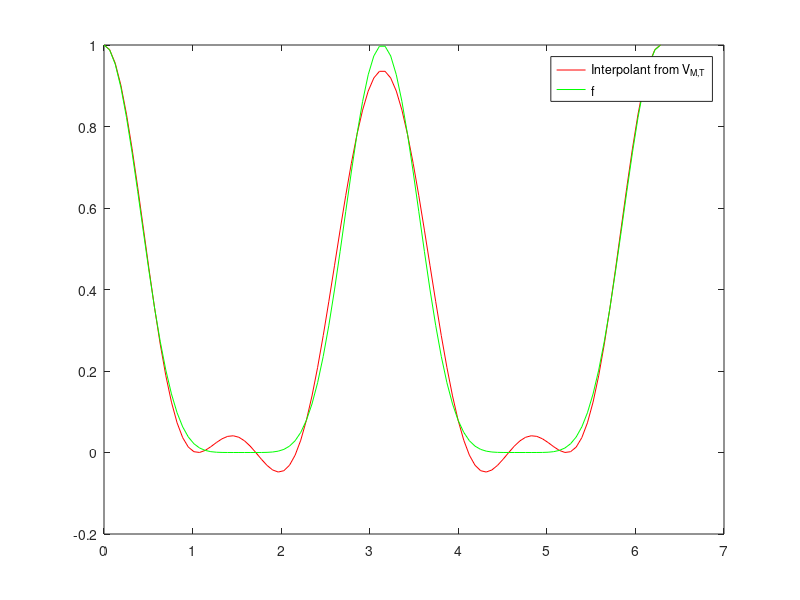

The MATLAB script that drew this image:
%% Exercises from Exercises from Linear algebra, signal processing, and wavelets. A unified approach.\\ Matlab version
% 
% Author: \O yvind Ryan
% 
% Date: Jan 13, 2017
% 
% % Mapping from exercise labels to numbers: label2numbers = {'ex:compareextimes': '2.24', 'dftmainex3': '2.18', 'dftmainex2': '2.17', 'ex:interpolant': '2.21', 'dftmainex': '2.16', 'ex:nonrecursivealg': '2.28'}
% 
% 
% % Externaldocuments: applinalg, applinalg
% 
% Table of contents:
% 
%  Sound and Fourier series 
%  Digital sound and Discrete Fourier analysis 
%      Example 2.16: Using the DFT to adjust frequencies in sound 
%      Example 2.17: Compression by zeroing out small DFT coefficients 
%      Example 2.18: Compression by quantizing DFT coefficients 
%      Exercise 2.21: Implement interpolant 
%      Exercise 2.24: Compare execution time 
%      Exercise 2.28: Non-recursive FFT algorithm 
% 
% 
% 
%% Sound and Fourier series
%% Digital sound and Discrete Fourier analysis
% 
% 
% % --- begin exercise ---
% 
%% Example 2.16: Using the DFT to adjust frequencies in sound
% 
% % keywords = ipynb; m; fouriervectors
% 
% Let us test the function |forw_comp_rev_DFT| to listen to the lower frequencies in the audio sample file.
% For $L=13000$, the result sounds like this <http://folk.uio.no/oyvindry/matinf2360/sounds/castanetslowerfreq7.wav>.
% For $L=5000$, the result sounds like this <http://folk.uio.no/oyvindry/matinf2360/sounds/castanetslowerfreq3.wav>. 
% With $L=13000$ you can hear the disturbance in the sound, but we have not lost that much even if about 90\% of the DFT coefficients are dropped. 
% The quality is much poorer when $L=5000$ (here we keep less than 5\% of the DFT coefficients). 
% However we can still recognize the song, and this suggests that most of the frequency information is contained in the lower frequencies.
% 
% Let us then listen to higher frequencies instead. 
% For $L=140000$, the result sounds like this <http://folk.uio.no/oyvindry/matinf2360/sounds/castanetshigherfreq7.wav>. 
% For $L=100000$ the result sounds like this <http://folk.uio.no/oyvindry/matinf2360/sounds/castanetshigherfreq3.wav>. Both sounds are quite unrecognizable.
% 
% We find that we need very high values of $L$ to hear anything, suggesting again that most information is contained in the lowest frequencies.
% 
% 
% 
% Note that there may be a problem in the previous example: when we restrict to the values in a given block, we actually look at a different signal. The new signal
% repeats the values in the block in periods, while the old signal consists of one much bigger block. What are the differences in the frequency representations of
% the two signals?
% 
% Assume that the entire sound has length $M$. The frequency representation of this is computed as an $M$-point DFT (the signal is actually repeated with period
% $M$), and we write the sound samples as a sum of frequencies: $x_k=\frac{1}{M}\sum_{n=0}^{M-1} y_n e^{2\pi ikn/M}$. Let us consider the effect of restricting to a block for
% each of the contributing pure tones $e^{2\pi ikn_0/M}$, $0\leq n_0\leq M-1$. When we restrict
% this to a block of size $N$, we get the signal $\left\{e^{2\pi ikn_0/M}\right\}_{k=0}^{N-1}$. Depending on $n_0$, this may not be a Fourier basis vector! Its $N$-point DFT
% gives us its frequency representation, and the absolute value of this is
% 
% $$|y_n| &= \left|\sum_{k=0}^{N-1} e^{2\pi ikn_0/M} e^{-2\pi ikn/N}\right|        = \left|\sum_{k=0}^{N-1} e^{2\pi ik(n_0/M-n/N)}\right| \nonumber \\        &= \left|\frac{1-e^{2\pi iN(n_0/M-n/N)}}{1-e^{2\pi i(n_0/M-n/N)}}\right|        = \left|\frac{\sin(\pi N(n_0/M-n/N))}{\sin(\pi(n_0/M-n/N))}\right|.$$
% If $n_0=kM/N$, this gives $y_{k}=N$, and $y_{n}=0$ when $n\neq k$. Thus, splitting the signal into blocks gives another pure tone when $n_0$ is a multiplum of $M/N$. When $n_0$ is different from
% this the situation is different. Let us set $M=1000$, $n_0=1$, and experiment with different values of $N$. Figure 2.5 shows the $y_n$ values for different
% values of $N$. We see that the frequency representation is now very different, and that many frequencies contribute. 
% 
% <<fouriervectors/fig/fordifferentN.png>>
% 
% The explanation is that the pure tone is not a pure tone when $N=64$ and $N=256$, since at this scale such frequencies are too high to be represented exactly. The
% closest pure tone in frequency is $n=0$, and we see that this has the biggest contribution, but other frequencies also contribute. The other frequencies contribute
% much more when $N=256$, as can be seen from the peak in the closest frequency $n=0$. In conclusion, when we split into blocks, the frequency representation may change in an
% undesirable way. This is a common problem in signal processing theory, that one in practice needs to restrict to smaller segments of
% samples, but that this restriction may have undesired effects. 
% 
% Another problem when we restrict to a shorter periodic signal is that we may obtain discontinuities at the boundaries between the new periods, even if there were
% no discontinuities in the original signal. And, as we know from the square wave, discontinuities introduce undesired frequencies. We have already mentioned that
% symmetric extensions may be used to remedy this.
% 
% 
% The MP3 standard also applies a DFT to the sound data. In its simplest form it applies a 512 point DFT. There are some differences
% to how this is done when compared to Example 2.16, however. In our example we split the sound into disjoint blocks, and applied a DFT to each of them.
% The MP3 standard actually splits the sound into blocks which overlap, as this creates a more continuous frequency representation. Another difference is that the
% MP3 standard applies a _window_ to the sound samples, and the effect of this is that the new signal has a frequency representation which is closer to the
% original one, when compared to the signal obtained by using the block values unchanged as above. 
% We will go into details on this in the next chapter.
% 
% % --- end exercise ---
% 
% 
% 
% 
% % --- begin exercise ---
% 
%% Example 2.17: Compression by zeroing out small DFT coefficients
% 
% % keywords = ipynb; m; fouriervectors
% 
% We can achieve compression of a sound by setting small DFT coefficients which to zero. The idea is that frequencies with small values at the
% corresponding frequency indices contribute little to our perception of the sound, so that they can be discarded. As a result we obtain a sound with less frequency
% components, which is thus more suitable for compression. To test this in practice, we first need to set a threshold, which decides which frequencies to keep. 
% This can then be sent to the function |forw_comp_rev_DFT| by means of the named parameter |threshold|. 
% The function will now also write to the display the percentage of the DFT coefficients which were zeroed out.
% If you run this function with |threshold| equal to $20$, the result sounds like
% this <http://folk.uio.no/oyvindry/matinf2360/sounds/castanetsthreshold002.wav>, 
% and the function says that about $68\%$ of the DFT coefficients were set to zero. 
% You can clearly hear the disturbance in the sound, but we have not lost that much. 
% If we instead try |threshold| equal to $70$, the result will sound like this <http://folk.uio.no/oyvindry/matinf2360/sounds/castanetsthreshold01.wav>,
% and the function says that about $94\%$ of the DFT coefficients were set to zero. The quality is much poorer now, even if we still can recognize the song. This
% suggests that most of the frequency information is contained in frequencies with the highest values. 
% 
% <<fouriervectors/fig/dftsound.png>>
% 
% In Figure 2.6 we have illustrated this principle for compression for 512 sound samples from a song. 
% The samples of the sound and (the absolute value of) its DFT are shown at the top. At the bottom all values of the DFT with absolute value smaller than 0.02 are 
% set to zero (52) values then remain), and the sound is reconstructed with the IDFT, and then shown in. The start and end signals look similar, even though
% the last signal can be represented with less than 10 \% of the values from the first.
% 
% Note that using a neglection threshold in this way is too
% simple in practice: The neglection threshold in general should depend on the frequency, since the human auditory system is more sensitive to certain frequencies.
% 
% % --- end exercise ---
% 
% 
% 
% 
% % --- begin exercise ---
% 
%% Example 2.18: Compression by quantizing DFT coefficients
% 
% % keywords = ipynb; m; fouriervectors
% 
% The previous example is a rather simple procedure to obtain compression. The disadvantage is that it only affects frequencies with low contribution. 
% A more neutral way to obtain compression is to let each DFT index occupy a certain number of bits. This is also called _quantization_, 
% and provides us with compression if the number of bits is less than what actually is used to represent the sound. 
% This is closer to what modern audio standards do.
% |forw_comp_rev_DFT| accepts a name parameter |n|. The effect of this is that a DFT coefficient with bit representation 
% 
% $$...d_2d_1d_0.d_{-1}d_{-2}d_{-3}...$$
% is truncated so that the bits $d_{n-1}$, $d_{n-2}$, $d_{n-2}$ are discarded.
% In other words, high values of $n$ mean more rounding. 
% If you run |forw_comp_rev_DFT| with |n| equal to $3$, the result sounds like
% this <http://folk.uio.no/oyvindry/matinf2360/sounds/castantesquantizedn3.wav>, 
% with $n=5$ the result sounds like 
% this <http://folk.uio.no/oyvindry/matinf2360/sounds/castantesquantizedn5.wav>,
% and with $n=7$ the result sounds like  
% this <http://folk.uio.no/oyvindry/matinf2360/sounds/castantesquantizedn7.wav>. 
% You can hear that the sound degrades further when $n$ is increased.
% 
% In practice this quantization procedure is also too simple, since the
% human auditory system is more sensitive to certain frequency information, and should thus allocate a higher number of bits for such frequencies. 
% Modern audio standards take this into account, but we will not go into details on this.
% 
% % --- end exercise ---
% 
% 
% 
% 
% % --- begin exercise ---
% 
%% Exercise 2.21: Implement interpolant
% 
% % keywords = m; ipynb; fouriervectors
% 
% Implement code where you do the following:
% 
% * at the top you define the function $f(x)=\cos^6(x)$, and $M=3$,
% 
% * compute the unique interpolant from $V_{M,T}$ (i.e. by taking $N=2M+1$ samples over one period), 
%   as guaranteed by Proposition 2.9,
% 
% * plot the interpolant against $f$ over one period.
% 
% Finally run the code also for $M=4$, $M=5$, and $M=6$. Explain why the plots coincide for $M=6$, but not for $M<6$. Does increasing $M$ above $M=6$ have any effect on the plots?
% 
% 
% % --- begin solution of exercise ---
% *Solution.* The code can look as follows.
% 
f = @(t)cos(t).^6;
M = 5;
T = 2*pi;
N = 2*M + 1;
t = (linspace(0, T, 100))';
x = f((linspace(0, T - T/N, N))');
y = fft(x)/N;
s = y(1)*ones(length(t),1);
for k=1:((N-1)/2)
s = s + 2*real(y(k+1)*exp(2*pi*1i*k*t/T));
end
plot(t, s, 'r', t, f(t), 'g');
legend('Interpolant from V_{M,T}', 'f')
% 
% % --- end solution of exercise ---
% 
% % --- end exercise ---
% 
% 
% 
% 
% % --- begin exercise ---
% 
%% Exercise 2.24: Compare execution time
% 
% % keywords = ipynb; m; fouriervectors
% 
% In this exercise we will compare execution times for the different methods for computing the DFT. 
% 
% 
% 
% 
% *a)* Write code which compares the execution times for an $N$-point DFT for the following three cases: Direct implementation of the DFT 
% (as in Example 2.4),
% the FFT implementation used in this chapter, and the built-in |fft|-function. Your code should use the sample audio file |castanets.wav|, 
% apply the different DFT implementations to the first $N=2^r$ samples of the file for $r=3$ to $r=15$, store the execution times in a vector, and plot these. You can use 
% the functions |tic| and |toc|
% to measure the execution time.
% 
% 
% *b)* A problem for large $N$ is that there is such a big difference in the execution times between the two implementations. We can address this by using a loglog-plot instead. Plot $N$ against execution
% times using the function |loglog|. How should the fact that the number of arithmetic operations are $8N^2$ and $5N\log_2N$ be reflected in the plot?
% 
% 
% % --- begin solution of exercise ---
% *Solution.* The two different curves you see should have a derivative approximately equal to one and two, respectively.
% 
% % --- end solution of exercise ---
% 
% *c)* It seems that the built-in FFT is much faster than our own FFT implementation, even though they may use similar algorithms. Try to explain what can be the cause of this.
% 
% 
% % --- begin solution of exercise ---
% *Solution.* There may be several reasons for this. 
% One is that Matlab code runs slowly when compared to native code, which is much used in the built-in FFT. Also, the built-in |fft| has been subject to much more optimization than we have
% covered here.
% Another reason is that Matlab functions copy the parameters each time a function is called. When the vectors are
% large, this leads to extensive copying, also since the recursion depth is big.
% 
% % --- end solution of exercise ---
% 
% 
% % --- begin solution of exercise ---
% *Solution.* The code can look as follows.
% 
%  [x0, fs] = audioread('sounds/castanets.wav');
%  
%  kvals = 3:15;
%  slowtime=zeros(1,length(kvals));
%  fasttime = slowtime; fastesttime = slowtime;
%  N = 2.^kvals;
%  for k = kvals
%      x = x0(1:2^k,1);
%  
%      tic;
%      y = DFTImpl(x);
%      slowtime(k-2) = toc;
%  
%      tic;
%      y = FFTImpl(x, @FFTKernelStandard);
%      fasttime(k-2) = toc;
%  
%      tic;
%      y = fft(x);
%      fastesttime(k-2) = toc;
%  end
%  
%  % a.
%  plot(kvals, slowtime, 'r', ...
%       kvals, fasttime, 'g', ...
%       kvals, fastesttime, 'b')
%  grid on
%  title('time usage of the DFT methods')
%  legend('DFT', 'Standard FFT', 'Built-in FFT')
%  xlabel('log_2 N')
%  ylabel('time used [s]')
%  
%  % b.
%  figure(2)
%  loglog(N, slowtime, 'r', N, fasttime, 'g', N, fastesttime, 'b')
%  axis equal
%  legend('DFT', 'Standard FFT', 'Built-in FFT')
% 
% % --- end solution of exercise ---
% 
% % --- end exercise ---
% 
% 
% 
% 
% % --- begin exercise ---
% 
%% Exercise 2.28: Non-recursive FFT algorithm
% 
% % keywords = ipynb; m; fouriervectors
% 
% Use the factorization in (2.18) to write a kernel function |FFTKernelNonrec| 
% for a non-recursive FFT implementation.
% In your code, perform the matrix multiplications in Equation (2.18) 
% from right to left in an (outer) for-loop. For each matrix loop through the different blocks on the diagonal in
% an (inner) for-loop. Make sure you have the right number of blocks on the diagonal, each block being on the form 
% 
% $$I & D_{N/2^k} \\ I & -D_{N/2^k} \end{pmatrix}.$$
% It may be a good idea to start by implementing multiplication with such a simple matrix first as these are the building blocks in the algorithm (also attempt to do this so that everything is computed
% in-place). Also compare the execution times with our original FFT algorithm, as we did in 
% Exercise 2.24, and try to explain what you see in this comparison.
% 
% 
% 
% 
% 
% 
% 
% % --- begin solution of exercise ---
% *Solution.* The algorithm for the non-recursive FFT can look as follows
% 
function y = FFTKernelNonrec(x, forward)
N = size(x, 1);
sign = -1;
if ~forward
sign = 1;
end
D = exp(sign*2*pi*1i*(0:(N/2 - 1))'/N);
nextN = 1;
while nextN < N
k = 1;
while k <= N
xe = x(k:(k + nextN - 1));
xo = x((k + nextN):(k + 2*nextN - 1)); 
xo = xo.*D(1:(N/(2*nextN)):(N/2));
x(k:(k + 2*nextN - 1)) = [xe + xo; xe - xo];
k = k + 2*nextN;
end
nextN = nextN*2;
end
y = x;
% If you add the non-recursive algorithm to the code from Exercise 2.24, you will see that the non-recursive algorithm performs much better. There may be several
% reasons for this. First of all, there are no recursive function calls. Secondly, the values in the matrices $D_{N/2}$ are constructed once and for all with
% the non-recursive algorithm. Code which compares execution times for the original FFT algorithm, our non-recursive implementation, and the split-radix algorithm of the next
% exercise, can look as follows:
% 
[x0, fs] = audioread('sounds/castanets.wav');
kvals = 3:15;
slowtime = zeros(1,length(kvals));
fasttime = slowtime; fastesttime = slowtime;
N = 2.^(kvals);
for k = kvals
x = x0(1:2^k,1);
tic;
y = FFTImpl(x, @FFTKernelStandard);
slowtime(k-2) = toc;
tic;
y = FFTImpl(x, @FFTKernelNonrec);
fasttime(k-2) = toc;
tic;
y = FFTImpl(x, @FFTKernelSplitradix);
fastesttime(k-2) = toc;
end
plot(kvals, slowtime, 'ro-')
hold on 
plot(kvals,fasttime, 'bo-')
plot(kvals,fastesttime, 'go-')
grid on
title('time usage of the DFT methods')
legend('Standard FFT algorithm', ...
'Non-recursive FFT', ...
'Split radix FFT')
xlabel('log_2 N')
ylabel('time used [s]')
% 
% % --- end solution of exercise ---
% 
% % --- end exercise ---
% 

